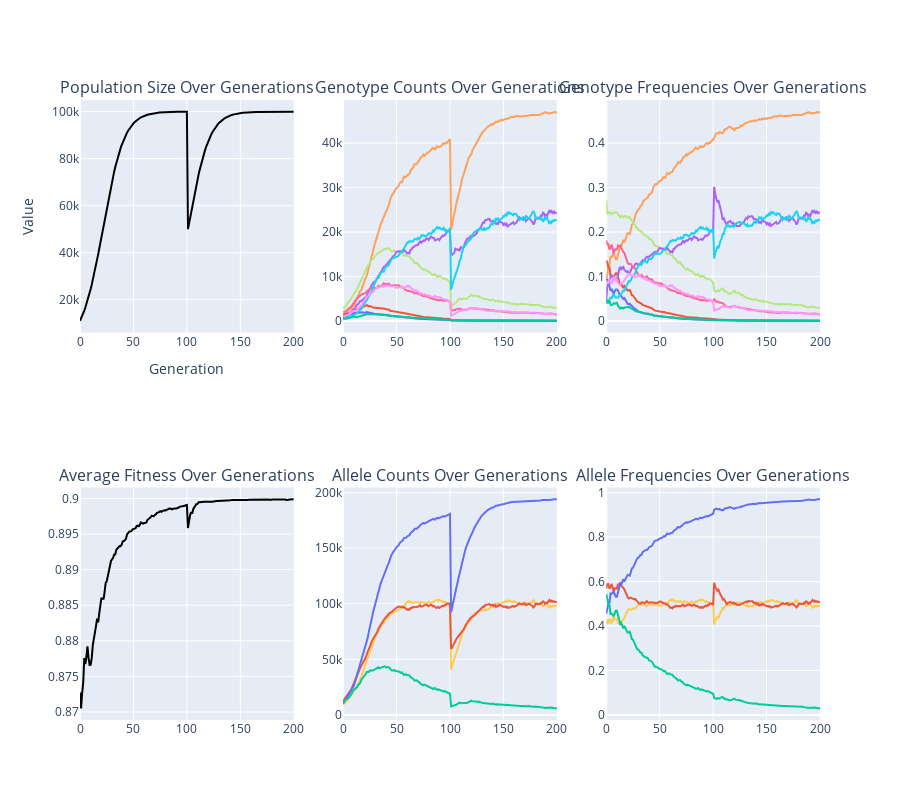

Source (notebook cell):
### Code cell
# 2 locus, 2 alleles each (Not HW equilibrium)

generations=200
growth_rate=0.1
drift=0.05
carrying_capacity = 100000
bottleneck_yr=100
bottleneck_pop=50000


genotype_counts = {
    (('A1', 'A2'), ('B1', 'B1')): 1000,
    (('A1', 'A2'), ('B1', 'B2')): 3000,
    (('A1', 'A2'), ('B2', 'B2')): 1500,
    (('A2', 'A2'), ('B1', 'B1')): 500,
    (('A2', 'A2'), ('B1', 'B2')): 2000,
    (('A2', 'A2'), ('B2', 'B2')): 1000,
    (('A1', 'A1'), ('B1', 'B1')): 500,
    (('A1', 'A1'), ('B1', 'B2')): 1000,
    (('A1', 'A1'), ('B2', 'B2')): 500 
}

genotype_fitness = {
    (('A1', 'A2'), ('B1', 'B1')): 1.0,
    (('A1', 'A2'), ('B1', 'B2')): 1.0,
    (('A1', 'A2'), ('B2', 'B2')): 0.8,
    (('A2', 'A2'), ('B1', 'B1')): 0.8,
    (('A2', 'A2'), ('B1', 'B2')): 0.8,
    (('A2', 'A2'), ('B2', 'B2')): 0.8,
    (('A1', 'A1'), ('B1', 'B1')): 0.8,
    (('A1', 'A1'), ('B1', 'B2')): 0.8,
    (('A1', 'A1'), ('B2', 'B2')): 0.8 
}

mutations = [{('A1', 'A2'): 0.0, ('A2', 'A1'): 0.0,},
             {('B1', 'B2'): 0.0, ('B2', 'B1'): 0.0}]

next_genotype_frequencies(generations,
                          genotype_counts,
                          genotype_fitness,
                          growth_rate,
                          carrying_capacity,
                          drift,
                          mutations,
                          bottleneck_yr,
                          bottleneck_pop)

### Figure 1 — Plotly figure (JSON) as saved in the notebook; plotly's stock layout.template omitted (floating-point values rounded to 4 significant figures; data arrays with more than 128 entries replaced by an {"elided": "..."} marker saying what was removed)
{"data": [{"hoverinfo": "text", "line": {"color": "black"}, "mode": "lines", "name": "Population Size", "showlegend": false, "text": {"elided": "201 str values"}, "type": "scatter", "x": {"elided": "201 int values"}, "xaxis": "x", "y": {"elided": "201 float values"}, "yaxis": "y"}, {"hoverinfo": "text", "line": {"color": "#FFA15A"}, "mode": "lines", "name": "A1A2, B1B1", "showlegend": false, "text": {"elided": "201 str values"}, "type": "scatter", "x": {"elided": "201 int values"}, "xaxis": "x2", "y": {"elided": "201 int values"}, "yaxis": "y2"}, {"hoverinfo": "text", "line": {"color": "#B6E880"}, "mode": "lines", "name": "A1A2, B1B2", "showlegend": false, "text": {"elided": "201 str values"}, "type": "scatter", "x": {"elided": "201 int values"}, "xaxis": "x2", "y": {"elided": "201 int values"}, "yaxis": "y2"}, {"hoverinfo": "text", "line": {"color": "#EF553B"}, "mode": "lines", "name": "A1A2, B2B2", "showlegend": false, "text": {"elided": "201 str values"}, "type": "scatter", "x": {"elided": "201 int values"}, "xaxis": "x2", "y": {"elided": "201 int values"}, "yaxis": "y2"}, {"hoverinfo": "text", "line": {"color": "#AB63FA"}, "mode": "lines", "name": "A2A2, B1B1", "showlegend": false, "text": {"elided": "201 str values"}, "type": "scatter", "x": {"elided": "201 int values"}, "xaxis": "x2", "y": {"elided": "201 int values"}, "yaxis": "y2"}, {"hoverinfo": "text", "line": {"color": "#FF6692"}, "mode": "lines", "name": "A2A2, B1B2", "showlegend": false, "text": {"elided": "201 str values"}, "type": "scatter", "x": {"elided": "201 int values"}, "xaxis": "x2", "y": {"elided": "201 int values"}, "yaxis": "y2"}, {"hoverinfo": "text", "line": {"color": "#636EFA"}, "mode": "lines", "name": "A2A2, B2B2", "showlegend": false, "text": {"elided": "201 str values"}, "type": "scatter", "x": {"elided": "201 int values"}, "xaxis": "x2", "y": {"elided": "201 int values"}, "yaxis": "y2"}, {"hoverinfo": "text", "line": {"color": "#19D3F3"}, "mode": "lines", "name": "A1A1, B1B1", "showlegend": false, "text": {"elided": "201 str values"}, "type": "scatter", "x": {"elided": "201 int values"}, "xaxis": "x2", "y": {"elided": "201 int values"}, "yaxis": "y2"}, {"hoverinfo": "text", "line": {"color": "#FF97FF"}, "mode": "lines", "name": "A1A1, B1B2", "showlegend": false, "text": {"elided": "201 str values"}, "type": "scatter", "x": {"elided": "201 int values"}, "xaxis": "x2", "y": {"elided": "201 int values"}, "yaxis": "y2"}, {"hoverinfo": "text", "line": {"color": "#00CC96"}, "mode": "lines", "name": "A1A1, B2B2", "showlegend": false, "text": {"elided": "201 str values"}, "type": "scatter", "x": {"elided": "201 int values"}, "xaxis": "x2", "y": {"elided": "201 int values"}, "yaxis": "y2"}, {"hoverinfo": "text", "line": {"color": "#FFA15A"}, "mode": "lines", "name": "A1A2, B1B1", "showlegend": false, "text": {"elided": "201 str values"}, "type": "scatter", "x": {"elided": "201 int values"}, "xaxis": "x3", "y": {"elided": "201 float values"}, "yaxis": "y3"}, {"hoverinfo": "text", "line": {"color": "#B6E880"}, "mode": "lines", "name": "A1A2, B1B2", "showlegend": false, "text": {"elided": "201 str values"}, "type": "scatter", "x": {"elided": "201 int values"}, "xaxis": "x3", "y": {"elided": "201 float values"}, "yaxis": "y3"}, {"hoverinfo": "text", "line": {"color": "#EF553B"}, "mode": "lines", "name": "A1A2, B2B2", "showlegend": false, "text": {"elided": "201 str values"}, "type": "scatter", "x": {"elided": "201 int values"}, "xaxis": "x3", "y": {"elided": "201 float values"}, "yaxis": "y3"}, {"hoverinfo": "text", "line": {"color": "#AB63FA"}, "mode": "lines", "name": "A2A2, B1B1", "showlegend": false, "text": {"elided": "201 str values"}, "type": "scatter", "x": {"elided": "201 int values"}, "xaxis": "x3", "y": {"elided": "201 float values"}, "yaxis": "y3"}, {"hoverinfo": "text", "line": {"color": "#FF6692"}, "mode": "lines", "name": "A2A2, B1B2", "showlegend": false, "text": {"elided": "201 str values"}, "type": "scatter", "x": {"elided": "201 int values"}, "xaxis": "x3", "y": {"elided": "201 float values"}, "yaxis": "y3"}, {"hoverinfo": "text", "line": {"color": "#636EFA"}, "mode": "lines", "name": "A2A2, B2B2", "showlegend": false, "text": {"elided": "201 str values"}, "type": "scatter", "x": {"elided": "201 int values"}, "xaxis": "x3", "y": {"elided": "201 float values"}, "yaxis": "y3"}, {"hoverinfo": "text", "line": {"color": "#19D3F3"}, "mode": "lines", "name": "A1A1, B1B1", "showlegend": false, "text": {"elided": "201 str values"}, "type": "scatter", "x": {"elided": "201 int values"}, "xaxis": "x3", "y": {"elided": "201 float values"}, "yaxis": "y3"}, {"hoverinfo": "text", "line": {"color": "#FF97FF"}, "mode": "lines", "name": "A1A1, B1B2", "showlegend": false, "text": {"elided": "201 str values"}, "type": "scatter", "x": {"elided": "201 int values"}, "xaxis": "x3", "y": {"elided": "201 float values"}, "yaxis": "y3"}, {"hoverinfo": "text", "line": {"color": "#00CC96"}, "mode": "lines", "name": "A1A1, B2B2", "showlegend": false, "text": {"elided": "201 str values"}, "type": "scatter", "x": {"elided": "201 int values"}, "xaxis": "x3", "y": {"elided": "201 float values"}, "yaxis": "y3"}, {"hoverinfo": "text", "line": {"color": "black"}, "mode": "lines", "name": "Average Fitness", "showlegend": false, "text": {"elided": "201 str values"}, "type": "scatter", "x": {"elided": "201 int values"}, "xaxis": "x4", "y": {"elided": "201 float values"}, "yaxis": "y4"}, {"hoverinfo": "text", "line": {"color": "#FECB52"}, "mode": "lines", "name": "A1", "showlegend": false, "text": {"elided": "201 str values"}, "type": "scatter", "x": {"elided": "201 int values"}, "xaxis": "x5", "y": {"elided": "201 int values"}, "yaxis": "y5"}, {"hoverinfo": "text", "line": {"color": "#EF553B"}, "mode": "lines", "name": "A2", "showlegend": false, "text": {"elided": "201 str values"}, "type": "scatter", "x": {"elided": "201 int values"}, "xaxis": "x5", "y": {"elided": "201 int values"}, "yaxis": "y5"}, {"hoverinfo": "text", "line": {"color": "#636EFA"}, "mode": "lines", "name": "B1", "showlegend": false, "text": {"elided": "201 str values"}, "type": "scatter", "x": {"elided": "201 int values"}, "xaxis": "x5", "y": {"elided": "201 int values"}, "yaxis": "y5"}, {"hoverinfo": "text", "line": {"color": "#00CC96"}, "mode": "lines", "name": "B2", "showlegend": false, "text": {"elided": "201 str values"}, "type": "scatter", "x": {"elided": "201 int values"}, "xaxis": "x5", "y": {"elided": "201 int values"}, "yaxis": "y5"}, {"hoverinfo": "text", "line": {"color": "#FECB52"}, "mode": "lines", "name": "A1", "showlegend": false, "text": {"elided": "201 str values"}, "type": "scatter", "x": {"elided": "201 int values"}, "xaxis": "x6", "y": {"elided": "201 float values"}, "yaxis": "y6"}, {"hoverinfo": "text", "line": {"color": "#EF553B"}, "mode": "lines", "name": "A2", "showlegend": false, "text": {"elided": "201 str values"}, "type": "scatter", "x": {"elided": "201 int values"}, "xaxis": "x6", "y": {"elided": "201 float values"}, "yaxis": "y6"}, {"hoverinfo": "text", "line": {"color": "#636EFA"}, "mode": "lines", "name": "B1", "showlegend": false, "text": {"elided": "201 str values"}, "type": "scatter", "x": {"elided": "201 int values"}, "xaxis": "x6", "y": {"elided": "201 float values"}, "yaxis": "y6"}, {"hoverinfo": "text", "line": {"color": "#00CC96"}, "mode": "lines", "name": "B2", "showlegend": false, "text": {"elided": "201 str values"}, "type": "scatter", "x": {"elided": "201 int values"}, "xaxis": "x6", "y": {"elided": "201 float values"}, "yaxis": "y6"}], "layout": {"annotations": [{"font": {"size": 16}, "showarrow": false, "text": "Population Size Over Generations", "x": 0.1444, "xanchor": "center", "xref": "paper", "y": 1, "yanchor": "bottom", "yref": "paper"}, {"font": {"size": 16}, "showarrow": false, "text": "Genotype Counts Over Generations", "x": 0.5, "xanchor": "center", "xref": "paper", "y": 1, "yanchor": "bottom", "yref": "paper"}, {"font": {"size": 16}, "showarrow": false, "text": "Genotype Frequencies Over Generations", "x": 0.8556, "xanchor": "center", "xref": "paper", "y": 1, "yanchor": "bottom", "yref": "paper"}, {"font": {"size": 16}, "showarrow": false, "text": "Average Fitness Over Generations", "x": 0.1444, "xanchor": "center", "xref": "paper", "y": 0.375, "yanchor": "bottom", "yref": "paper"}, {"font": {"size": 16}, "showarrow": false, "text": "Allele Counts Over Generations", "x": 0.5, "xanchor": "center", "xref": "paper", "y": 0.375, "yanchor": "bottom", "yref": "paper"}, {"font": {"size": 16}, "showarrow": false, "text": "Allele Frequencies Over Generations", "x": 0.8556, "xanchor": "center", "xref": "paper", "y": 0.375, "yanchor": "bottom", "yref": "paper"}], "height": 800, "hovermode": "closest", "xaxis": {"anchor": "y", "domain": [0, 0.2889], "title": {"text": "Generation"}}, "xaxis2": {"anchor": "y2", "domain": [0.3556, 0.6444]}, "xaxis3": {"anchor": "y3", "domain": [0.7111, 1]}, "xaxis4": {"anchor": "y4", "domain": [0, 0.2889]}, "xaxis5": {"anchor": "y5", "domain": [0.3556, 0.6444]}, "xaxis6": {"anchor": "y6", "domain": [0.7111, 1]}, "yaxis": {"anchor": "x", "domain": [0.625, 1], "title": {"text": "Value"}}, "yaxis2": {"anchor": "x2", "domain": [0.625, 1]}, "yaxis3": {"anchor": "x3", "domain": [0.625, 1]}, "yaxis4": {"anchor": "x4", "domain": [0, 0.375]}, "yaxis5": {"anchor": "x5", "domain": [0, 0.375]}, "yaxis6": {"anchor": "x6", "domain": [0, 0.375]}}}
